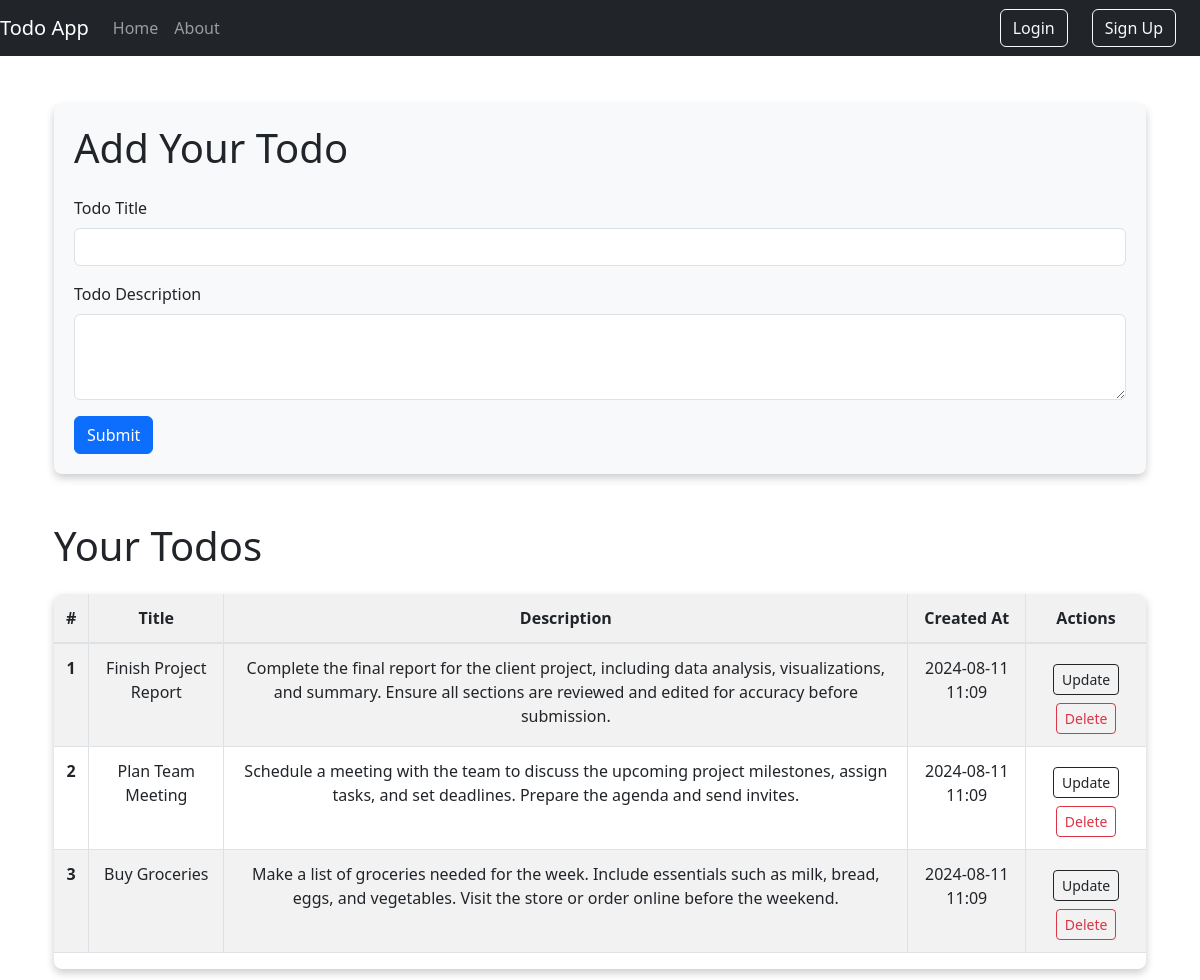
The page / on the database its author committed.
### app.py (models this page shows, shortened)
class Todo(db.Model):
    sno = db.Column(db.Integer, primary_key=True)
    title = db.Column(db.String(200), nullable=False)
    desc = db.Column(db.String(500), nullable=False)
    created_at = db.Column(db.DateTime, default=datetime.now(timezone.utc))

### app.py (the view, shortened to what this page needs)
@app.route('/', methods=['GET', 'POST'])
def todo():
    search_query = request.form.get('search')
    if search_query:
        AllTodo = Todo.query.filter(Todo.title.contains(search_query)).all()
        return render_template('index.html', AllTodo=AllTodo)
    AllTodo = Todo.query.all()
    return render_template('index.html', AllTodo=AllTodo)

### templates/index.html (shortened to what this page needs)
{% extends 'base.html' %}
{% block body %}
<div class="container my-5">
  <div class="todo-form">
    <h1 class="mb-4">Add Your Todo</h1>
    <form action="/" method="post">
      <div class="mb-3">
        <label for="title" class="form-label">Todo Title</label>
        <input type="text" name="title" class="form-control" id="title" required>
      </div>
      <div class="mb-3">
        <label for="desc" class="form-label">Todo Description</label>
        <textarea class="form-control" name="desc" id="desc" rows="3" required></textarea>
      </div>
      <button type="submit" class="btn btn-primary">Submit</button>
    </form>
  </div>
</div>
<div class="container my-5">
  <h1 class="mb-4">Your Todos</h1>
  {% if AllTodo|length == 0 %}
    <div class="alert alert-dark" role="alert">
      No Todo Found
    </div>
  {% else %}
    <div class="todo-table">
      <table class="table table-striped">
        <thead>
          <tr>
            <th scope="col">#</th>
            <th scope="col">Title</th>
            <th scope="col">Description</th>
            <th scope="col">Created At</th>
            <th scope="col">Actions</th>
          </tr>
        </thead>
        <tbody>
          {% for item in AllTodo %}
          <tr>
            <th scope="row">{{ loop.index }}</th>
            <td>{{ item.title }}</td>
            <td>{{ item.desc }}</td>
            <td>{{ item.created_at.strftime('%Y-%m-%d %H:%M') }}</td>
            <td>
              <a href="/update/{{ item.sno }}" class="btn btn-outline-dark btn-sm my-2">Update</a>
              <a href="/delete/{{ item.sno }}" class="btn btn-outline-danger btn-sm">Delete</a>
            </td>
          </tr>
          {% endfor %}
        </tbody>
      </table>
    </div>
  {% endif %}
</div>
{% endblock body %}

### templates/base.html (shortened to what this page needs)
<!DOCTYPE html>
<html lang="en">
<head>
    <link rel="stylesheet" href="https://cdn.jsdelivr.net/npm/bootstrap@5.3.0/dist/css/bootstrap.min.css">
</head>
<body>
    <nav class="navbar navbar-expand-lg navbar-dark bg-dark">
        <a class="navbar-brand" href="{{ url_for('todo') }}">Todo App</a>
        <div class="collapse navbar-collapse">
            <ul class="navbar-nav me-auto">
                <li class="nav-item">
                    <a class="nav-link" href="{{ url_for('todo') }}">Home</a>
                </li>
                <li class="nav-item">
                    <a class="nav-link" href="{{ url_for('about') }}">About</a>
                </li>
            </ul>
            <ul class="navbar-nav ms-auto">
                {% if session.get('email') %}
                    <li class="nav-item">
                        <span class="nav-link mx-4">Hello, {{ session['name'] }}!</span>
                    </li>
                    <li class="nav-item">
                        <a href="{{ url_for('logout') }}" class="btn btn-outline-light me-4">Logout</a>
                    </li>
                {% else %}
                    <li class="nav-item">
                        <a href="{{ url_for('login') }}" class="btn btn-outline-light me-4">Login</a>
                    </li>
                    <li class="nav-item">
                        <a href="{{ url_for('register') }}" class="btn btn-outline-light me-4">Sign Up</a>
                    </li>
                {% endif %}
            </ul>
        </div>
    </nav>
    <div class="container">
        {% block body %}{% endblock %}
    </div>
</body>
</html>

### templates/index.html (style rules this page uses)
.todo-form { box-shadow: 0 4px 8px rgba(0, 0, 0, 0.2); border-radius: 8px; padding: 20px; background-color: #f8f9fa; }
.todo-table { box-shadow: 0 4px 8px rgba(0, 0, 0, 0.2); border-radius: 8px; overflow: hidden; }
.table { border-collapse: collapse; width: 100%; }
.table th, .table td { text-align: center; border-right: 1px solid #dee2e6; padding: 12px; }
.table th:last-child, .table td:last-child { border-right: none; }
.table thead th { background-color: #f1f1f1; border-bottom: 2px solid #dee2e6; }
.table tbody tr:nth-child(even) { background-color: #f9f9f9; }

### rows shown on the page
Todo: title "Finish Project Report", desc "Complete the final report for the client project, including data analysis, visualizations, and summary. Ensure all sections are reviewed and edited for accuracy before submission.", created_at "2024-08-11 11:09"
Todo: title "Plan Team Meeting", desc "Schedule a meeting with the team to discuss the upcoming project milestones, assign tasks, and set deadlines. Prepare the agenda and send invites.", created_at "2024-08-11 11:09"
Todo: title "Buy Groceries", desc "Make a list of groceries needed for the week. Include essentials such as milk, bread, eggs, and vegetables. Visit the store or order online before the weekend.", created_at "2024-08-11 11:09"
